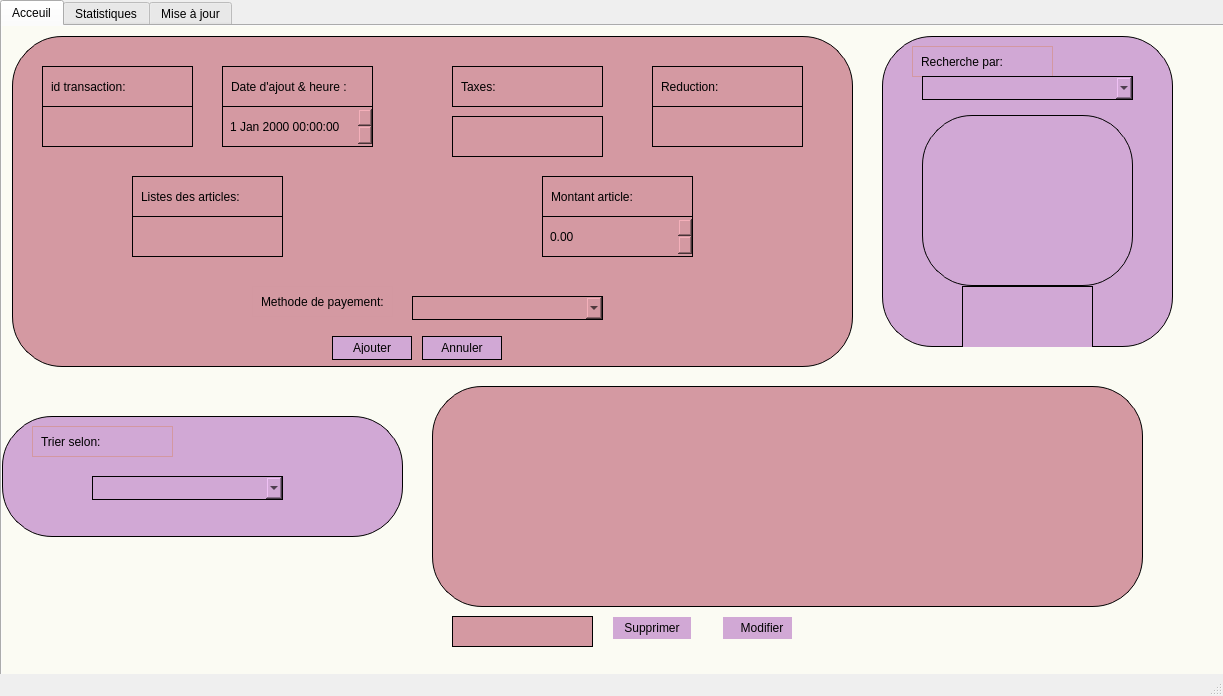
<?xml version="1.0" encoding="UTF-8"?>
<ui version="4.0">
 <class>MainWindow</class>
 <widget class="QMainWindow" name="MainWindow">
  <property name="geometry">
   <rect>
    <x>0</x>
    <y>0</y>
    <width>1223</width>
    <height>696</height>
   </rect>
  </property>
  <property name="windowTitle">
   <string>MainWindow</string>
  </property>
  <widget class="QWidget" name="centralwidget">
   <widget class="QTabWidget" name="tabWidget">
    <property name="geometry">
     <rect>
      <x>0</x>
      <y>0</y>
      <width>1301</width>
      <height>801</height>
     </rect>
    </property>
    <property name="whatsThis">
     <string>&lt;html&gt;&lt;head/&gt;&lt;body&gt;&lt;p&gt;&lt;span style=&quot; font-size:14pt; font-weight:700;&quot;&gt;Acceuil&lt;/span&gt;&lt;/p&gt;&lt;/body&gt;&lt;/html&gt;</string>
    </property>
    <property name="styleSheet">
     <string notr="true"/>
    </property>
    <property name="currentIndex">
     <number>0</number>
    </property>
    <widget class="QWidget" name="tab">
     <attribute name="title">
      <string>Acceuil</string>
     </attribute>
     <widget class="QWidget" name="widget_15" native="true">
      <property name="geometry">
       <rect>
        <x>-40</x>
        <y>-40</y>
        <width>1301</width>
        <height>831</height>
       </rect>
      </property>
      <property name="styleSheet">
       <string notr="true">background-color: rgb(251, 251, 243);
font: 700 9pt &quot;Segoe UI&quot;;
border: 1px solid #000; 
border-color: rgb(251, 251, 243);

</string>
      </property>
      <widget class="QWidget" name="widget_16" native="true">
       <property name="geometry">
        <rect>
         <x>50</x>
         <y>50</y>
         <width>841</width>
         <height>331</height>
        </rect>
       </property>
       <property name="styleSheet">
        <string notr="true">background-color: rgb(212, 153, 162);
    border-radius: 50px;
    border: 1px solid #000; 
    padding: 5px;
</string>
       </property>
       <widget class="QLabel" name="label_82">
        <property name="geometry">
         <rect>
          <x>30</x>
          <y>30</y>
          <width>151</width>
          <height>41</height>
         </rect>
        </property>
        <property name="styleSheet">
         <string notr="true">color: rgb(0, 0, 0);
font: 700 8pt &quot;Segoe UI&quot;;</string>
        </property>
        <property name="text">
         <string>id transaction:</string>
        </property>
       </widget>
       <widget class="QLabel" name="label_83">
        <property name="geometry">
         <rect>
          <x>210</x>
          <y>30</y>
          <width>151</width>
          <height>41</height>
         </rect>
        </property>
        <property name="styleSheet">
         <string notr="true">color: rgb(0, 0, 0);
font: 700 8pt &quot;Segoe UI&quot;;</string>
        </property>
        <property name="text">
         <string>Date d'ajout &amp; heure :</string>
        </property>
       </widget>
       <widget class="QDateTimeEdit" name="date">
        <property name="geometry">
         <rect>
          <x>210</x>
          <y>70</y>
          <width>151</width>
          <height>41</height>
         </rect>
        </property>
        <property name="styleSheet">
         <string notr="true">color: rgb(0, 0, 0);
font: 700 8pt &quot;Segoe UI&quot;;</string>
        </property>
       </widget>
       <widget class="QLabel" name="label_84">
        <property name="geometry">
         <rect>
          <x>530</x>
          <y>140</y>
          <width>151</width>
          <height>41</height>
         </rect>
        </property>
        <property name="styleSheet">
         <string notr="true">color: rgb(0, 0, 0);
font: 700 8pt &quot;Segoe UI&quot;;</string>
        </property>
        <property name="text">
         <string>Montant article:</string>
        </property>
       </widget>
       <widget class="QLabel" name="label_85">
        <property name="geometry">
         <rect>
          <x>120</x>
          <y>140</y>
          <width>151</width>
          <height>41</height>
         </rect>
        </property>
        <property name="styleSheet">
         <string notr="true">color: rgb(0, 0, 0);
font: 700 8pt &quot;Segoe UI&quot;;</string>
        </property>
        <property name="text">
         <string>Listes des articles:</string>
        </property>
       </widget>
       <widget class="QDoubleSpinBox" name="l2">
        <property name="geometry">
         <rect>
          <x>530</x>
          <y>180</y>
          <width>151</width>
          <height>41</height>
         </rect>
        </property>
        <property name="styleSheet">
         <string notr="true">color: rgb(0, 0, 0);
font: 700 8pt &quot;Segoe UI&quot;;</string>
        </property>
       </widget>
       <widget class="QComboBox" name="box">
        <property name="geometry">
         <rect>
          <x>400</x>
          <y>260</y>
          <width>191</width>
          <height>24</height>
         </rect>
        </property>
        <property name="styleSheet">
         <string notr="true">color: rgb(0, 0, 0);
font: 700 8pt &quot;Segoe UI&quot;;</string>
        </property>
        <property name="currentText">
         <string/>
        </property>
        <item>
         <property name="text">
          <string/>
         </property>
        </item>
        <item>
         <property name="text">
          <string>Virement Bancaire</string>
         </property>
        </item>
        <item>
         <property name="text">
          <string>Espèces</string>
         </property>
        </item>
        <item>
         <property name="text">
          <string>Chèque</string>
         </property>
        </item>
        <item>
         <property name="text">
          <string>Carte de Crédit/Débit</string>
         </property>
        </item>
       </widget>
       <widget class="QPushButton" name="ajouter">
        <property name="geometry">
         <rect>
          <x>320</x>
          <y>300</y>
          <width>80</width>
          <height>24</height>
         </rect>
        </property>
        <property name="styleSheet">
         <string notr="true">background-color: rgb(209, 168, 213);
font: 700 8pt &quot;Segoe UI&quot;;</string>
        </property>
        <property name="text">
         <string>Ajouter</string>
        </property>
       </widget>
       <widget class="QPushButton" name="annuler">
        <property name="geometry">
         <rect>
          <x>410</x>
          <y>300</y>
          <width>80</width>
          <height>24</height>
         </rect>
        </property>
        <property name="styleSheet">
         <string notr="true">background-color: rgb(209, 168, 213);
font: 700 8pt &quot;Segoe UI&quot;;</string>
        </property>
        <property name="text">
         <string>Annuler</string>
        </property>
       </widget>
       <widget class="QLabel" name="label_86">
        <property name="geometry">
         <rect>
          <x>160</x>
          <y>270</y>
          <width>51</width>
          <height>41</height>
         </rect>
        </property>
        <property name="styleSheet">
         <string notr="true">border-color: rgb(212, 153, 162);</string>
        </property>
        <property name="text">
         <string/>
        </property>
        <property name="pixmap">
         <pixmap>../../../../Downloads/Capture_d_écran_2024-10-06_133623-removebg-preview.png</pixmap>
        </property>
       </widget>
       <widget class="QLabel" name="label_87">
        <property name="geometry">
         <rect>
          <x>240</x>
          <y>250</y>
          <width>141</width>
          <height>31</height>
         </rect>
        </property>
        <property name="styleSheet">
         <string notr="true">color: rgb(0, 0, 0);
border-color: rgb(211, 152, 161);
font: 700 8pt &quot;Segoe UI&quot;;</string>
        </property>
        <property name="text">
         <string>Methode de payement:</string>
        </property>
       </widget>
       <widget class="QLabel" name="label_88">
        <property name="geometry">
         <rect>
          <x>440</x>
          <y>30</y>
          <width>151</width>
          <height>41</height>
         </rect>
        </property>
        <property name="styleSheet">
         <string notr="true">color: rgb(0, 0, 0);
font: 700 8pt &quot;Segoe UI&quot;;</string>
        </property>
        <property name="text">
         <string>Taxes:</string>
        </property>
       </widget>
       <widget class="QLabel" name="label_89">
        <property name="geometry">
         <rect>
          <x>640</x>
          <y>30</y>
          <width>151</width>
          <height>41</height>
         </rect>
        </property>
        <property name="styleSheet">
         <string notr="true">color: rgb(0, 0, 0);
font: 700 8pt &quot;Segoe UI&quot;;</string>
        </property>
        <property name="text">
         <string>Reduction:</string>
        </property>
       </widget>
       <widget class="QLineEdit" name="l1">
        <property name="geometry">
         <rect>
          <x>30</x>
          <y>70</y>
          <width>151</width>
          <height>41</height>
         </rect>
        </property>
        <property name="text">
         <string/>
        </property>
       </widget>
       <widget class="QLineEdit" name="l6">
        <property name="geometry">
         <rect>
          <x>640</x>
          <y>70</y>
          <width>151</width>
          <height>41</height>
         </rect>
        </property>
        <property name="text">
         <string/>
        </property>
       </widget>
       <widget class="QLineEdit" name="l3">
        <property name="geometry">
         <rect>
          <x>120</x>
          <y>180</y>
          <width>151</width>
          <height>41</height>
         </rect>
        </property>
        <property name="text">
         <string/>
        </property>
       </widget>
       <widget class="QLineEdit" name="l4">
        <property name="geometry">
         <rect>
          <x>440</x>
          <y>80</y>
          <width>151</width>
          <height>41</height>
         </rect>
        </property>
        <property name="text">
         <string/>
        </property>
       </widget>
      </widget>
      <widget class="QLabel" name="label_92">
       <property name="geometry">
        <rect>
         <x>90</x>
         <y>20</y>
         <width>201</width>
         <height>16</height>
        </rect>
       </property>
       <property name="styleSheet">
        <string notr="true">color: rgb(0, 131, 143);
font: 700 10pt &quot;Segoe UI&quot;;</string>
       </property>
       <property name="text">
        <string>Ajout de transaction:</string>
       </property>
      </widget>
      <widget class="QWidget" name="widget_18" native="true">
       <property name="geometry">
        <rect>
         <x>710</x>
         <y>590</y>
         <width>120</width>
         <height>80</height>
        </rect>
       </property>
       <property name="styleSheet">
        <string notr="true">QLineEdit{
                                                    color: rgb(1, 4, 8);
                                                    background-color: #fdefd5;
                                                    font-family: Arial, Helvetica, sans-serif;
                                                    font-size: 16px;
                                                    line-height: 1.5;
                                                    width: 100px;
                                                    height: 40px;
                                                    opacity: 0.65;
                                                    text-align: center;
                                                    border-color: rgb(1, 4, 8);
                                                    border-width: 3px;
                                                    border-style: solid;
                                                    border-width: 0.125em;
                                                    border-radius: 0.5em;
                                                    border-bottom-width: 4px;
                                                    border-right-width: 4px;
                                                    }
                                                    QLineEdit:hover{
                                                    color: rgb(1, 4, 8);
                                                    background-color: #f5f2f2;
                                                    border-color: rgb(24, 49, 83);
                                                    border-bottom-width: 3px;
                                                    border-right-width: 3px;
                                                    }
                                                    QLineEdit:pressed{
                                                    background-color: #cccccc;
                                                    border-color: rgb(24, 49, 83);
                                                    }</string>
       </property>
       <widget class="QPushButton" name="modifier">
        <property name="geometry">
         <rect>
          <x>50</x>
          <y>40</y>
          <width>80</width>
          <height>24</height>
         </rect>
        </property>
        <property name="styleSheet">
         <string notr="true">background-color: rgb(209, 168, 213);
font: 700 8pt &quot;Segoe UI&quot;;</string>
        </property>
        <property name="text">
         <string>Modifier</string>
        </property>
       </widget>
      </widget>
      <widget class="QWidget" name="widget_19" native="true">
       <property name="geometry">
        <rect>
         <x>920</x>
         <y>50</y>
         <width>291</width>
         <height>311</height>
        </rect>
       </property>
       <property name="styleSheet">
        <string notr="true">background-color: rgb(209, 168, 213);
    border-radius: 50px;
    border: 1px solid #000; 
    padding: 5px;
</string>
       </property>
       <widget class="QLabel" name="label_93">
        <property name="geometry">
         <rect>
          <x>30</x>
          <y>10</y>
          <width>141</width>
          <height>31</height>
         </rect>
        </property>
        <property name="styleSheet">
         <string notr="true">color: rgb(0, 0, 0);
border-color: rgb(211, 152, 161);
font: 700 8pt &quot;Segoe UI&quot;;</string>
        </property>
        <property name="text">
         <string>Recherche par:</string>
        </property>
       </widget>
       <widget class="QComboBox" name="comboBox_9">
        <property name="geometry">
         <rect>
          <x>40</x>
          <y>40</y>
          <width>211</width>
          <height>24</height>
         </rect>
        </property>
        <property name="styleSheet">
         <string notr="true">color: rgb(0, 0, 0);
font: 700 8pt &quot;Segoe UI&quot;;</string>
        </property>
        <property name="currentText">
         <string/>
        </property>
        <item>
         <property name="text">
          <string/>
         </property>
        </item>
        <item>
         <property name="text">
          <string/>
         </property>
        </item>
        <item>
         <property name="text">
          <string>Transaction confirmée</string>
         </property>
        </item>
        <item>
         <property name="text">
          <string>Transaction annulée</string>
         </property>
        </item>
        <item>
         <property name="text">
          <string>Date &amp; heure</string>
         </property>
        </item>
        <item>
         <property name="text">
          <string>CIN transaction</string>
         </property>
        </item>
       </widget>
       <widget class="QLabel" name="label_94">
        <property name="geometry">
         <rect>
          <x>40</x>
          <y>79</y>
          <width>211</width>
          <height>171</height>
         </rect>
        </property>
        <property name="text">
         <string/>
        </property>
       </widget>
       <widget class="QPushButton" name="pushButton_54">
        <property name="geometry">
         <rect>
          <x>80</x>
          <y>250</y>
          <width>131</width>
          <height>71</height>
         </rect>
        </property>
        <property name="styleSheet">
         <string notr="true">image: url(:/dua transaction/att.dXoyG8urFXrWHE9u9jdKuimfosjg4ul4NLUMmF7iIDo.jpg);</string>
        </property>
        <property name="text">
         <string/>
        </property>
       </widget>
      </widget>
      <widget class="QWidget" name="widget_20" native="true">
       <property name="geometry">
        <rect>
         <x>40</x>
         <y>430</y>
         <width>401</width>
         <height>121</height>
        </rect>
       </property>
       <property name="styleSheet">
        <string notr="true">background-color: rgb(209, 168, 213);
    border-radius: 50px;
    border: 1px solid #000; 
    padding: 5px;

</string>
       </property>
       <widget class="QLabel" name="label_95">
        <property name="geometry">
         <rect>
          <x>30</x>
          <y>10</y>
          <width>141</width>
          <height>31</height>
         </rect>
        </property>
        <property name="styleSheet">
         <string notr="true">color: rgb(0, 0, 0);
border-color: rgb(211, 152, 161);
font: 700 8pt &quot;Segoe UI&quot;;</string>
        </property>
        <property name="text">
         <string>Trier selon:</string>
        </property>
       </widget>
       <widget class="QComboBox" name="comboBox_10">
        <property name="geometry">
         <rect>
          <x>90</x>
          <y>60</y>
          <width>191</width>
          <height>24</height>
         </rect>
        </property>
        <property name="styleSheet">
         <string notr="true">color: rgb(0, 0, 0);
font: 700 8pt &quot;Segoe UI&quot;;</string>
        </property>
        <property name="currentText">
         <string/>
        </property>
        <item>
         <property name="text">
          <string/>
         </property>
        </item>
        <item>
         <property name="text">
          <string/>
         </property>
        </item>
        <item>
         <property name="text">
          <string>Transaction confirmée</string>
         </property>
        </item>
        <item>
         <property name="text">
          <string>Transaction annulée</string>
         </property>
        </item>
        <item>
         <property name="text">
          <string>Date &amp; heure</string>
         </property>
        </item>
        <item>
         <property name="text">
          <string>CIN transaction</string>
         </property>
        </item>
       </widget>
      </widget>
      <widget class="QTableView" name="tableView">
       <property name="geometry">
        <rect>
         <x>470</x>
         <y>400</y>
         <width>711</width>
         <height>221</height>
        </rect>
       </property>
       <property name="styleSheet">
        <string notr="true">background-color: rgb(212, 153, 162);
    border-radius: 50px;
    border: 1px solid #000; 
    padding: 5px;
</string>
       </property>
      </widget>
      <widget class="QPushButton" name="supprimer">
       <property name="geometry">
        <rect>
         <x>650</x>
         <y>630</y>
         <width>80</width>
         <height>24</height>
        </rect>
       </property>
       <property name="styleSheet">
        <string notr="true">background-color: rgb(209, 168, 213);
font: 700 8pt &quot;Segoe UI&quot;;</string>
       </property>
       <property name="text">
        <string>Supprimer</string>
       </property>
      </widget>
      <widget class="QLineEdit" name="l7">
       <property name="geometry">
        <rect>
         <x>490</x>
         <y>630</y>
         <width>141</width>
         <height>31</height>
        </rect>
       </property>
       <property name="styleSheet">
        <string notr="true">background-color: rgb(212, 153, 162);
    border-radius: 50px;
    border: 1px solid #000; 
    padding: 5px;
</string>
       </property>
      </widget>
     </widget>
    </widget>
    <widget class="QWidget" name="tab_2">
     <attribute name="title">
      <string>Statistiques</string>
     </attribute>
     <widget class="QWidget" name="widget_21" native="true">
      <property name="geometry">
       <rect>
        <x>10</x>
        <y>10</y>
        <width>1321</width>
        <height>761</height>
       </rect>
      </property>
      <property name="styleSheet">
       <string notr="true">background-color: rgb(251, 251, 243);
border: 1px solid #000; 
border-color: rgb(251, 251, 243);

</string>
      </property>
      <widget class="QWidget" name="widget_22" native="true">
       <property name="geometry">
        <rect>
         <x>30</x>
         <y>40</y>
         <width>291</width>
         <height>101</height>
        </rect>
       </property>
       <property name="styleSheet">
        <string notr="true">background-color: rgb(209, 168, 213);
    border-radius: 50px;
    border: 1px solid #000; 
    padding: 5px;
</string>
       </property>
       <widget class="QLabel" name="label_96">
        <property name="geometry">
         <rect>
          <x>20</x>
          <y>30</y>
          <width>241</width>
          <height>31</height>
         </rect>
        </property>
        <property name="styleSheet">
         <string notr="true">color: rgb(0, 131, 143);
font: 700 11pt &quot;Segoe UI&quot;;</string>
        </property>
        <property name="text">
         <string>les articles les plus vendues: </string>
        </property>
       </widget>
      </widget>
      <widget class="QLabel" name="label_97">
       <property name="geometry">
        <rect>
         <x>350</x>
         <y>40</y>
         <width>571</width>
         <height>451</height>
        </rect>
       </property>
       <property name="styleSheet">
        <string notr="true">image: url(:/dua transaction/att.zctJ_r-VpFa2GLien_TEowdLooQqYglmpwvZ63-psLY.jpg);</string>
       </property>
       <property name="text">
        <string/>
       </property>
       <property name="pixmap">
        <pixmap>../../../../Downloads/037af4d3-1ae3-4301-b125-7c273c38a0f5-removebg-preview.png</pixmap>
       </property>
      </widget>
      <widget class="QLabel" name="label_98">
       <property name="geometry">
        <rect>
         <x>950</x>
         <y>120</y>
         <width>191</width>
         <height>41</height>
        </rect>
       </property>
       <property name="styleSheet">
        <string notr="true">font: 700 12pt &quot;Segoe UI&quot;;
background-color: rgb(86, 88, 161);</string>
       </property>
       <property name="text">
        <string>Robe modele &quot;sophie&quot;</string>
       </property>
      </widget>
      <widget class="QLabel" name="label_99">
       <property name="geometry">
        <rect>
         <x>950</x>
         <y>180</y>
         <width>191</width>
         <height>41</height>
        </rect>
       </property>
       <property name="styleSheet">
        <string notr="true">font: 700 12pt &quot;Segoe UI&quot;;
background-color: rgb(63, 148, 151);</string>
       </property>
       <property name="text">
        <string>Chemise rayee col v</string>
       </property>
      </widget>
      <widget class="QLabel" name="label_100">
       <property name="geometry">
        <rect>
         <x>950</x>
         <y>240</y>
         <width>191</width>
         <height>41</height>
        </rect>
       </property>
       <property name="styleSheet">
        <string notr="true">font: 700 12pt &quot;Segoe UI&quot;;
background-color: rgb(148, 92, 165);</string>
       </property>
       <property name="text">
        <string>Pantallon large </string>
       </property>
      </widget>
     </widget>
    </widget>
    <widget class="QWidget" name="tab_3">
     <attribute name="title">
      <string>Mise à jour</string>
     </attribute>
     <widget class="QWidget" name="widget_23" native="true">
      <property name="geometry">
       <rect>
        <x>0</x>
        <y>-1</y>
        <width>1301</width>
        <height>791</height>
       </rect>
      </property>
      <property name="styleSheet">
       <string notr="true">background-color: rgb(251, 251, 243);
border: 1px solid #000; 
border-color: rgb(251, 251, 243);

</string>
      </property>
      <widget class="QWidget" name="widget_25" native="true">
       <property name="geometry">
        <rect>
         <x>380</x>
         <y>90</y>
         <width>401</width>
         <height>551</height>
        </rect>
       </property>
       <property name="styleSheet">
        <string notr="true">background-color: rgb(212, 153, 162);
    border-radius: 50px;
    border: 1px solid #000; 
    padding: 5px;
</string>
       </property>
       <widget class="QLabel" name="label_101">
        <property name="geometry">
         <rect>
          <x>30</x>
          <y>30</y>
          <width>151</width>
          <height>41</height>
         </rect>
        </property>
        <property name="styleSheet">
         <string notr="true">color: rgb(0, 0, 0);background-color: rgb(209, 168, 213);

font: 700 8pt &quot;Segoe UI&quot;;</string>
        </property>
        <property name="text">
         <string>CIN transaction:</string>
        </property>
       </widget>
       <widget class="QLabel" name="label_102">
        <property name="geometry">
         <rect>
          <x>30</x>
          <y>70</y>
          <width>151</width>
          <height>41</height>
         </rect>
        </property>
        <property name="styleSheet">
         <string notr="true">color: rgb(0, 0, 0);
font: 700 8pt &quot;Segoe UI&quot;;</string>
        </property>
        <property name="text">
         <string/>
        </property>
       </widget>
       <widget class="QLabel" name="label_103">
        <property name="geometry">
         <rect>
          <x>210</x>
          <y>30</y>
          <width>151</width>
          <height>41</height>
         </rect>
        </property>
        <property name="styleSheet">
         <string notr="true">background-color: rgb(209, 168, 213);
font: 700 8pt &quot;Segoe UI&quot;;</string>
        </property>
        <property name="text">
         <string>Date d'ajout &amp; heure :</string>
        </property>
       </widget>
       <widget class="QLabel" name="label_104">
        <property name="geometry">
         <rect>
          <x>30</x>
          <y>140</y>
          <width>151</width>
          <height>41</height>
         </rect>
        </property>
        <property name="styleSheet">
         <string notr="true">background-color: rgb(209, 168, 213);
font: 700 8pt &quot;Segoe UI&quot;;</string>
        </property>
        <property name="text">
         <string>Montant Total:</string>
        </property>
       </widget>
       <widget class="QLabel" name="label_105">
        <property name="geometry">
         <rect>
          <x>210</x>
          <y>140</y>
          <width>151</width>
          <height>41</height>
         </rect>
        </property>
        <property name="styleSheet">
         <string notr="true">background-color: rgb(209, 168, 213);
font: 700 8pt &quot;Segoe UI&quot;;</string>
        </property>
        <property name="text">
         <string>Listes des articles:</string>
        </property>
       </widget>
       <widget class="QLabel" name="label_106">
        <property name="geometry">
         <rect>
          <x>210</x>
          <y>180</y>
          <width>151</width>
          <height>41</height>
         </rect>
        </property>
        <property name="styleSheet">
         <string notr="true">color: rgb(0, 0, 0);
font: 700 8pt &quot;Segoe UI&quot;;</string>
        </property>
        <property name="text">
         <string/>
        </property>
       </widget>
       <widget class="QLabel" name="label_107">
        <property name="geometry">
         <rect>
          <x>280</x>
          <y>280</y>
          <width>51</width>
          <height>41</height>
         </rect>
        </property>
        <property name="styleSheet">
         <string notr="true">border-color: rgb(212, 153, 162);</string>
        </property>
        <property name="text">
         <string/>
        </property>
        <property name="pixmap">
         <pixmap>../../../../Downloads/Capture_d_écran_2024-10-06_133623-removebg-preview.png</pixmap>
        </property>
       </widget>
       <widget class="QLabel" name="label_108">
        <property name="geometry">
         <rect>
          <x>10</x>
          <y>240</y>
          <width>171</width>
          <height>31</height>
         </rect>
        </property>
        <property name="styleSheet">
         <string notr="true">color: rgb(0, 0, 0);
border-color: rgb(211, 152, 161);
font: 700 8pt &quot;Segoe UI&quot;;
background-color: rgb(209, 168, 213);
</string>
        </property>
        <property name="text">
         <string>Methode de payement:</string>
        </property>
       </widget>
       <widget class="QLabel" name="label_109">
        <property name="geometry">
         <rect>
          <x>30</x>
          <y>180</y>
          <width>151</width>
          <height>41</height>
         </rect>
        </property>
        <property name="text">
         <string/>
        </property>
       </widget>
       <widget class="QLabel" name="label_135">
        <property name="geometry">
         <rect>
          <x>210</x>
          <y>70</y>
          <width>151</width>
          <height>41</height>
         </rect>
        </property>
        <property name="text">
         <string/>
        </property>
       </widget>
       <widget class="QLabel" name="label_136">
        <property name="geometry">
         <rect>
          <x>190</x>
          <y>240</y>
          <width>171</width>
          <height>31</height>
         </rect>
        </property>
        <property name="text">
         <string/>
        </property>
       </widget>
       <widget class="QLabel" name="label_137">
        <property name="geometry">
         <rect>
          <x>20</x>
          <y>300</y>
          <width>151</width>
          <height>41</height>
         </rect>
        </property>
        <property name="styleSheet">
         <string notr="true">color: rgb(0, 0, 0);
font: 700 8pt &quot;Segoe UI&quot;;
background-color: rgb(209, 168, 213);
</string>
        </property>
        <property name="text">
         <string>Taxes:</string>
        </property>
       </widget>
       <widget class="QLabel" name="label_138">
        <property name="geometry">
         <rect>
          <x>20</x>
          <y>340</y>
          <width>151</width>
          <height>41</height>
         </rect>
        </property>
        <property name="styleSheet">
         <string notr="true">color: rgb(0, 0, 0);
font: 700 8pt &quot;Segoe UI&quot;;</string>
        </property>
        <property name="text">
         <string/>
        </property>
       </widget>
       <widget class="QLabel" name="label_139">
        <property name="geometry">
         <rect>
          <x>210</x>
          <y>300</y>
          <width>151</width>
          <height>41</height>
         </rect>
        </property>
        <property name="styleSheet">
         <string notr="true">color: rgb(0, 0, 0);
font: 700 8pt &quot;Segoe UI&quot;;
background-color: rgb(209, 168, 213);
</string>
        </property>
        <property name="text">
         <string>Reduction:</string>
        </property>
       </widget>
       <widget class="QLabel" name="label_140">
        <property name="geometry">
         <rect>
          <x>210</x>
          <y>340</y>
          <width>151</width>
          <height>41</height>
         </rect>
        </property>
        <property name="styleSheet">
         <string notr="true">color: rgb(0, 0, 0);
font: 700 8pt &quot;Segoe UI&quot;;</string>
        </property>
        <property name="text">
         <string/>
        </property>
       </widget>
       <widget class="QLabel" name="label_141">
        <property name="geometry">
         <rect>
          <x>120</x>
          <y>400</y>
          <width>151</width>
          <height>41</height>
         </rect>
        </property>
        <property name="styleSheet">
         <string notr="true">color: rgb(0, 0, 0);
background-color: rgb(209, 168, 213);

font: 700 8pt &quot;Segoe UI&quot;;</string>
        </property>
        <property name="text">
         <string>Total:</string>
        </property>
       </widget>
       <widget class="QLabel" name="label_142">
        <property name="geometry">
         <rect>
          <x>120</x>
          <y>440</y>
          <width>151</width>
          <height>41</height>
         </rect>
        </property>
        <property name="styleSheet">
         <string notr="true">color: rgb(0, 0, 0);
font: 700 8pt &quot;Segoe UI&quot;;</string>
        </property>
        <property name="text">
         <string/>
        </property>
       </widget>
      </widget>
      <widget class="QLabel" name="label_143">
       <property name="geometry">
        <rect>
         <x>530</x>
         <y>30</y>
         <width>151</width>
         <height>41</height>
        </rect>
       </property>
       <property name="styleSheet">
        <string notr="true">color: rgb(0, 131, 143);
font: 700 11pt &quot;Segoe UI&quot;;</string>
       </property>
       <property name="text">
        <string>Mise à jour:</string>
       </property>
      </widget>
     </widget>
    </widget>
   </widget>
  </widget>
  <widget class="QMenuBar" name="menubar">
   <property name="geometry">
    <rect>
     <x>0</x>
     <y>0</y>
     <width>1223</width>
     <height>21</height>
    </rect>
   </property>
  </widget>
  <widget class="QStatusBar" name="statusbar"/>
 </widget>
 <resources/>
 <connections/>
</ui>
